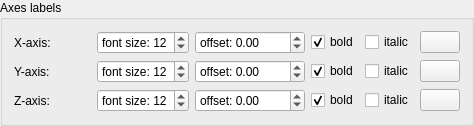
    <widget class="ctkCollapsibleGroupBox" name="axesLabelsSettingsCollapsibleGroupBox">
     <property name="title">
      <string>Axes labels</string>
     </property>
     <layout class="QFormLayout" name="formLayout_2">
      <item row="0" column="0">
       <widget class="QLabel" name="xAxisLabel">
        <property name="text">
         <string>X-axis:</string>
        </property>
       </widget>
      </item>
      <item row="0" column="1">
       <layout class="QHBoxLayout" name="horizontalLayout_4">
        <item>
         <spacer name="horizontalSpacer_4">
          <property name="orientation">
           <enum>Qt::Horizontal</enum>
          </property>
          <property name="sizeHint" stdset="0">
           <size>
            <width>40</width>
            <height>20</height>
           </size>
          </property>
         </spacer>
        </item>
        <item>
         <widget class="QSpinBox" name="xAxisLabelFontSizeSpinBox">
          <property name="sizePolicy">
           <sizepolicy hsizetype="Minimum" vsizetype="Fixed">
            <horstretch>0</horstretch>
            <verstretch>0</verstretch>
           </sizepolicy>
          </property>
          <property name="maximumSize">
           <size>
            <width>110</width>
            <height>16777215</height>
           </size>
          </property>
          <property name="prefix">
           <string>font size: </string>
          </property>
          <property name="value">
           <number>12</number>
          </property>
         </widget>
        </item>
        <item>
         <widget class="QDoubleSpinBox" name="xAxisLabelOffsetSpinBox">
          <property name="maximumSize">
           <size>
            <width>110</width>
            <height>16777215</height>
           </size>
          </property>
          <property name="prefix">
           <string>offset: </string>
          </property>
          <property name="minimum">
           <double>-999999999.000000000000000</double>
          </property>
          <property name="maximum">
           <double>999999999.000000000000000</double>
          </property>
         </widget>
        </item>
        <item>
         <widget class="QCheckBox" name="xAxisLabelBoldCheckBox">
          <property name="sizePolicy">
           <sizepolicy hsizetype="Maximum" vsizetype="Fixed">
            <horstretch>0</horstretch>
            <verstretch>0</verstretch>
           </sizepolicy>
          </property>
          <property name="text">
           <string>bold</string>
          </property>
          <property name="checked">
           <bool>true</bool>
          </property>
         </widget>
        </item>
        <item>
         <widget class="QCheckBox" name="xAxisLabelItalicCheckBox">
          <property name="sizePolicy">
           <sizepolicy hsizetype="Maximum" vsizetype="Fixed">
            <horstretch>0</horstretch>
            <verstretch>0</verstretch>
           </sizepolicy>
          </property>
          <property name="text">
           <string>italic</string>
          </property>
         </widget>
        </item>
        <item>
         <widget class="ctkColorPickerButton" name="xAxisLabelColorBtn">
          <property name="sizePolicy">
           <sizepolicy hsizetype="Maximum" vsizetype="Fixed">
            <horstretch>0</horstretch>
            <verstretch>0</verstretch>
           </sizepolicy>
          </property>
          <property name="color">
           <color>
            <red>255</red>
            <green>0</green>
            <blue>0</blue>
           </color>
          </property>
          <property name="displayColorName">
           <bool>false</bool>
          </property>
         </widget>
        </item>
       </layout>
      </item>
      <item row="1" column="0">
       <widget class="QLabel" name="yAxisLabel">
        <property name="text">
         <string>Y-axis:</string>
        </property>
       </widget>
      </item>
      <item row="1" column="1">
       <layout class="QHBoxLayout" name="horizontalLayout_5">
        <item>
         <spacer name="horizontalSpacer_5">
          <property name="orientation">
           <enum>Qt::Horizontal</enum>
          </property>
          <property name="sizeHint" stdset="0">
           <size>
            <width>40</width>
            <height>20</height>
           </size>
          </property>
         </spacer>
        </item>
        <item>
         <widget class="QSpinBox" name="yAxisLabelFontSizeSpinBox">
          <property name="sizePolicy">
           <sizepolicy hsizetype="Maximum" vsizetype="Fixed">
            <horstretch>0</horstretch>
            <verstretch>0</verstretch>
           </sizepolicy>
          </property>
          <property name="maximumSize">
           <size>
            <width>110</width>
            <height>16777215</height>
           </size>
          </property>
          <property name="prefix">
           <string>font size: </string>
          </property>
          <property name="value">
           <number>12</number>
          </property>
         </widget>
        </item>
        <item>
         <widget class="QDoubleSpinBox" name="yAxisLabelOffsetSpinBox">
          <property name="maximumSize">
           <size>
            <width>110</width>
            <height>16777215</height>
           </size>
          </property>
          <property name="prefix">
           <string>offset: </string>
          </property>
          <property name="minimum">
           <double>-999999999.000000000000000</double>
          </property>
          <property name="maximum">
           <double>999999999.000000000000000</double>
          </property>
         </widget>
        </item>
        <item>
         <widget class="QCheckBox" name="yAxisLabelBoldCheckBox">
          <property name="sizePolicy">
           <sizepolicy hsizetype="Maximum" vsizetype="Fixed">
            <horstretch>0</horstretch>
            <verstretch>0</verstretch>
           </sizepolicy>
          </property>
          <property name="text">
           <string>bold</string>
          </property>
          <property name="checked">
           <bool>true</bool>
          </property>
         </widget>
        </item>
        <item>
         <widget class="QCheckBox" name="yAxisLabelItalicCheckBox">
          <property name="sizePolicy">
           <sizepolicy hsizetype="Maximum" vsizetype="Fixed">
            <horstretch>0</horstretch>
            <verstretch>0</verstretch>
           </sizepolicy>
          </property>
          <property name="text">
           <string>italic</string>
          </property>
         </widget>
        </item>
        <item>
         <widget class="ctkColorPickerButton" name="yAxisLabelColorBtn">
          <property name="sizePolicy">
           <sizepolicy hsizetype="Maximum" vsizetype="Fixed">
            <horstretch>0</horstretch>
            <verstretch>0</verstretch>
           </sizepolicy>
          </property>
          <property name="color">
           <color>
            <red>0</red>
            <green>255</green>
            <blue>0</blue>
           </color>
          </property>
          <property name="displayColorName">
           <bool>false</bool>
          </property>
         </widget>
        </item>
       </layout>
      </item>
      <item row="2" column="0">
       <widget class="QLabel" name="zAxisLabel">
        <property name="text">
         <string>Z-axis:</string>
        </property>
       </widget>
      </item>
      <item row="2" column="1">
       <layout class="QHBoxLayout" name="horizontalLayout_6">
        <item>
         <spacer name="horizontalSpacer_6">
          <property name="orientation">
           <enum>Qt::Horizontal</enum>
          </property>
          <property name="sizeHint" stdset="0">
           <size>
            <width>40</width>
            <height>20</height>
           </size>
          </property>
         </spacer>
        </item>
        <item>
         <widget class="QSpinBox" name="zAxisLabelFontSizeSpinBox">
          <property name="sizePolicy">
           <sizepolicy hsizetype="Maximum" vsizetype="Fixed">
            <horstretch>0</horstretch>
            <verstretch>0</verstretch>
           </sizepolicy>
          </property>
          <property name="maximumSize">
           <size>
            <width>110</width>
            <height>16777215</height>
           </size>
          </property>
          <property name="prefix">
           <string>font size: </string>
          </property>
          <property name="value">
           <number>12</number>
          </property>
         </widget>
        </item>
        <item>
         <widget class="QDoubleSpinBox" name="zAxisLabelOffsetSpinBox">
          <property name="maximumSize">
           <size>
            <width>110</width>
            <height>16777215</height>
           </size>
          </property>
          <property name="prefix">
           <string>offset: </string>
          </property>
          <property name="minimum">
           <double>-999999999.000000000000000</double>
          </property>
          <property name="maximum">
           <double>999999999.000000000000000</double>
          </property>
         </widget>
        </item>
        <item>
         <widget class="QCheckBox" name="zAxisLabelBoldCheckBox">
          <property name="sizePolicy">
           <sizepolicy hsizetype="Maximum" vsizetype="Fixed">
            <horstretch>0</horstretch>
            <verstretch>0</verstretch>
           </sizepolicy>
          </property>
          <property name="text">
           <string>bold</string>
          </property>
          <property name="checked">
           <bool>true</bool>
          </property>
         </widget>
        </item>
        <item>
         <widget class="QCheckBox" name="zAxisLabelItalicCheckBox">
          <property name="sizePolicy">
           <sizepolicy hsizetype="Maximum" vsizetype="Fixed">
            <horstretch>0</horstretch>
            <verstretch>0</verstretch>
           </sizepolicy>
          </property>
          <property name="text">
           <string>italic</string>
          </property>
         </widget>
        </item>
        <item>
         <widget class="ctkColorPickerButton" name="zAxisLabelColorBtn">
          <property name="sizePolicy">
           <sizepolicy hsizetype="Maximum" vsizetype="Fixed">
            <horstretch>0</horstretch>
            <verstretch>0</verstretch>
           </sizepolicy>
          </property>
          <property name="color">
           <color>
            <red>0</red>
            <green>0</green>
            <blue>255</blue>
           </color>
          </property>
          <property name="displayColorName">
           <bool>false</bool>
          </property>
         </widget>
        </item>
       </layout>
      </item>
     </layout>
    </widget>
